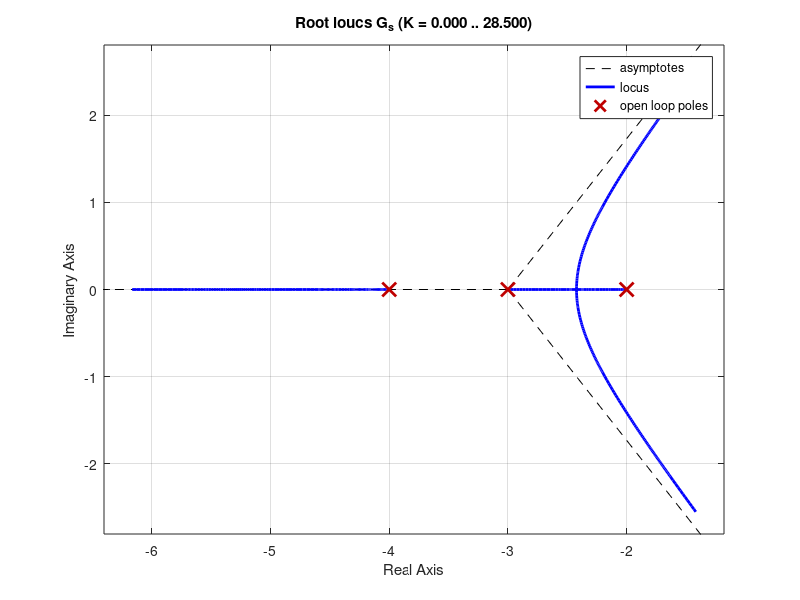

Here is the MATLAB script that generated this plot: (Note: this script raises an error after producing the figure.)
clc; clear; close all;
format compact;

t = 0:0.01:50;
% Defining functions
s=tf('s');
G_s = 1/((s+4)*(s+3)*(s+2));

os = 60/100;
zeta = -log(os)/sqrt(pi^2+(log(os))^2);

rlocus(G_s);
sgrid(0, 0);   
[k, poles] = rlocfind(G_s)